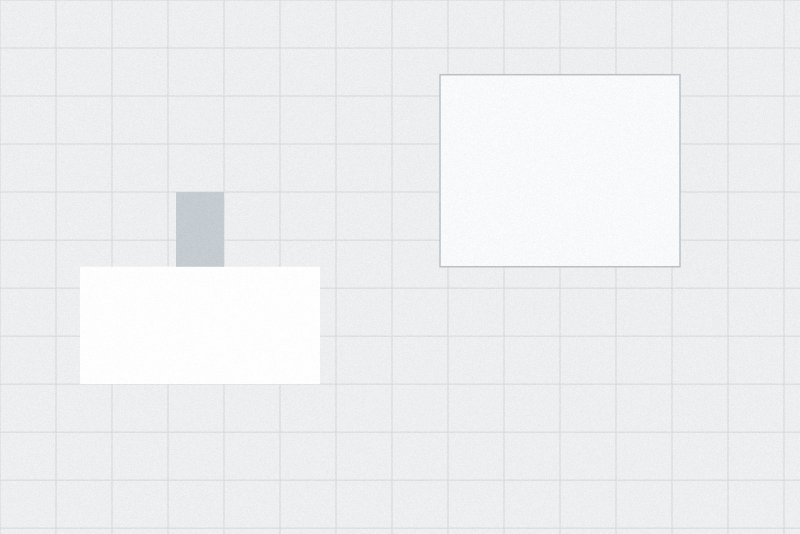
#> input picture test-photos/bathroom-1.jpg, 1600 x 1067 px (shown at 1/2 size)
$ python -i cutout.py   (imports and definitions only)
#> lines starting #> are read from the running program, lines starting #| are printed output that depends on the picture; after the words box and inside, x2 and y2 are one past the last pixel; in counts of white or black regions, pixels touching at a corner belong together
# -*- coding: utf-8 -*-
"""
FRILÄGGNING

Runtime-asseten får inte innehålla studiobakgrunden. Motivet står på en
sömlös vit fond, så bakgrunden hänger ihop från bildkanten och kan fyllas
inifrån kanten — det är säkrare än en tröskel, för en vit soffa mot vit
fond har ingen tröskel som fungerar.

Kontaktskuggan behålls som halvgenomskinlig. Den är en del av
produktbilden och ligger i alfa, precis som i det renderade biblioteket.
"""
import numpy as np
from PIL import Image, ImageFilter
from collections import deque

def _flood_bg(lum, floor, step):
    """Bakgrunden är sammanhängande från bildkanten OCH slät.

       En absolut tröskel räcker inte: studiofonden är en gradient från
       nästan vitt upptill till ljusgrått nertill, och ett tröskelvärde som
       täcker gråtonen äter samtidigt upp en ljus soffa. Här växer området
       i stället från kanten och accepterar en granne bara om steget i
       ljushet är litet. Då följer fyllningen gradienten men stannar vid
       motivets kant, där steget är stort."""
    h, w = lum.shape
    bg = np.zeros((h, w), bool)
    q = deque()
    def seed(y, x):
        if lum[y, x] >= floor and not bg[y, x]:
            bg[y, x] = True; q.append((y, x))
    for x in range(w): seed(0, x); seed(h-1, x)
    for y in range(h): seed(y, 0); seed(y, w-1)
    while q:
        y, x = q.popleft()
        base = lum[y, x]
        for dy, dx in ((1,0),(-1,0),(0,1),(0,-1)):
            ny, nx = y+dy, x+dx
            if 0 <= ny < h and 0 <= nx < w and not bg[ny, nx]:
                v = lum[ny, nx]
                if v >= floor and abs(v - base) <= step:
                    bg[ny, nx] = True; q.append((ny, nx))
    return bg

def _largest_blob(alpha, thresh=0.35):
    """Etikettera sammanhängande områden i alfa och behåll det största."""
    m = alpha > thresh
    h, w = m.shape
    seen = np.zeros((h, w), np.int32)
    best_id, best_n, cur = 0, 0, 0
    for sy in range(h):
        row = m[sy]
        for sx in range(w):
            if not row[sx] or seen[sy, sx]: continue
            cur += 1; n = 0
            q = deque([(sy, sx)]); seen[sy, sx] = cur
            while q:
                y, x = q.popleft(); n += 1
                for dy, dx in ((1,0),(-1,0),(0,1),(0,-1)):
                    ny, nx = y+dy, x+dx
                    if 0 <= ny < h and 0 <= nx < w and m[ny, nx] and not seen[ny, nx]:
                        seen[ny, nx] = cur; q.append((ny, nx))
            if n > best_n: best_n, best_id = n, cur
    keep = (seen == best_id)
    out = alpha.copy(); out[~keep] = 0.0
    return out

def cutout(path, floor=0.80, step=0.020, soft=0.90, feather=1.2, keep_shadow=True):
    """floor = under detta är det säkert motiv. step = största tillåtna
       ljushetssprång inom bakgrunden."""
#> called with path = '../../../test-photos/bathroom-1.jpg', floor = 0.8, step = 0.02, soft = 0.9, feather = 1.2, keep_shadow = True
    im = Image.open(path).convert("RGB")
#> im is the input picture: PIL image 1600x1067 RGB; mean R, G, B 238, 239, 240.9
    a = np.asarray(im).astype(np.float32)/255.0
    lum = a.max(2)
    bg = _flood_bg(lum, floor, step)
#> the loop in _flood_bg, `while q:` made 68601 passes
#> base on passes 1 to 3: 0.855, 0.831, 0.882
#> after the loop in _flood_bg, `while q:`:
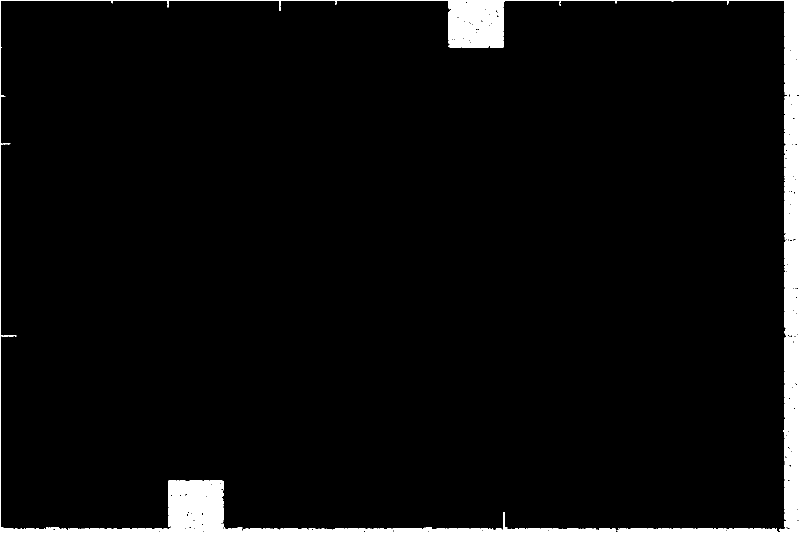
#> bg: shape (1067, 1600) bool (shown at 1/2 size); 4% white; 1 white region, box (x1, y1, x2, y2) and area: (0, 0, 1600, 1067) 68601
    hard = 1.0
    # mjuk zon: bakgrundspixlar som gränsar till motivet tonas efter ljushet
    alpha = np.where(bg, 0.0, 1.0).astype(np.float32)
    if keep_shadow:
        # Skuggan är grå, inte vit, och ligger utanför flödesfyllningen bara
        # om den är mörkare än hard. Där den är ljusare räknas den som
        # bakgrund — det är rätt: en knappt synlig skugga ska inte bli en
        # gråskiva i asseten.
        band = (~bg) & (lum > soft)
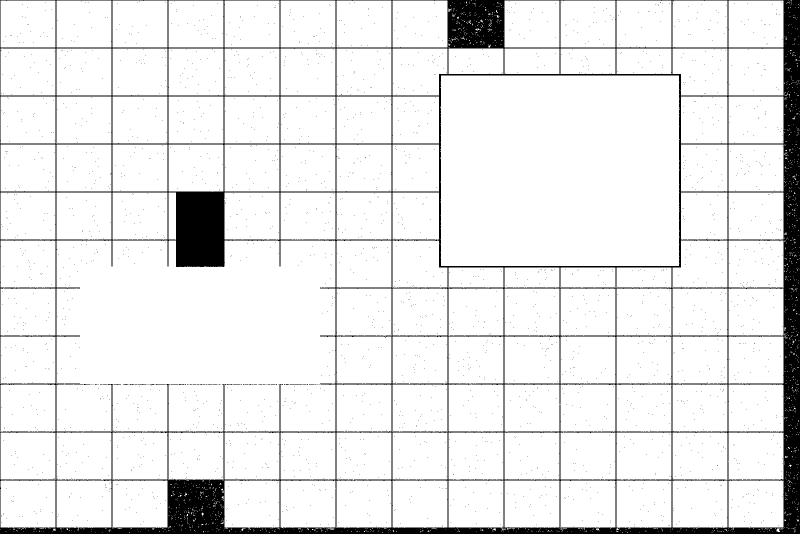
#> band: shape (1067, 1600) bool (shown at 1/2 size); 91.6% white; 2573 black regions (2570 under 20 px), largest, box (x1, y1, x2, y2) and area: (0, 0, 1600, 1067) 139659, (130, 767, 167, 769) 66, (311, 768, 330, 770) 20
        alpha[band] = np.clip((1.0 - lum[band])/(1.0 - soft), 0.0, 1.0)
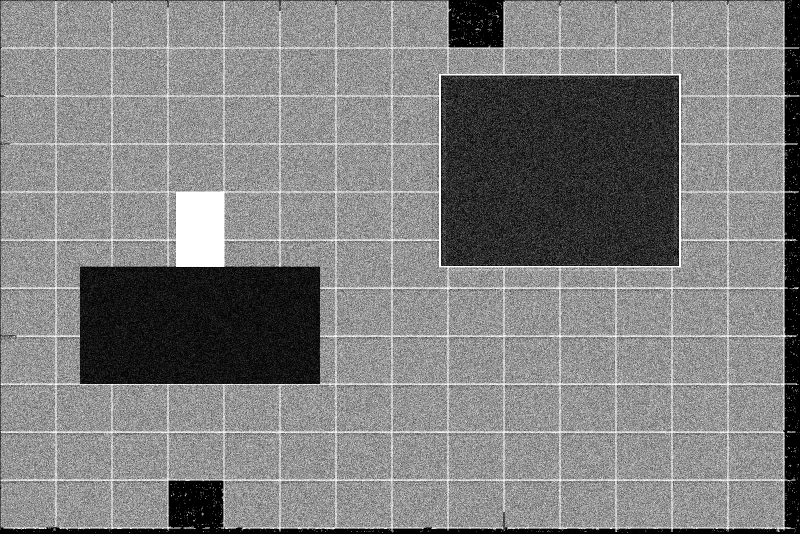
#> alpha: shape (1067, 1600) float32 (shown at 1/2 size); min 0, max 1, mean 0.503
    # Behåll bara den största sammanhängande formen. Studiobelysningens
    # reflektorskärmar syns ibland som tunna konturer högst upp i bilden;
    # de hänger inte ihop med möbeln men överlever flödesfyllningen och
    # drog beskärningen ur läge så att soffan hamnade utanför ramen.
    alpha = _largest_blob(alpha)
#> in _largest_blob, `m = alpha > thresh`:
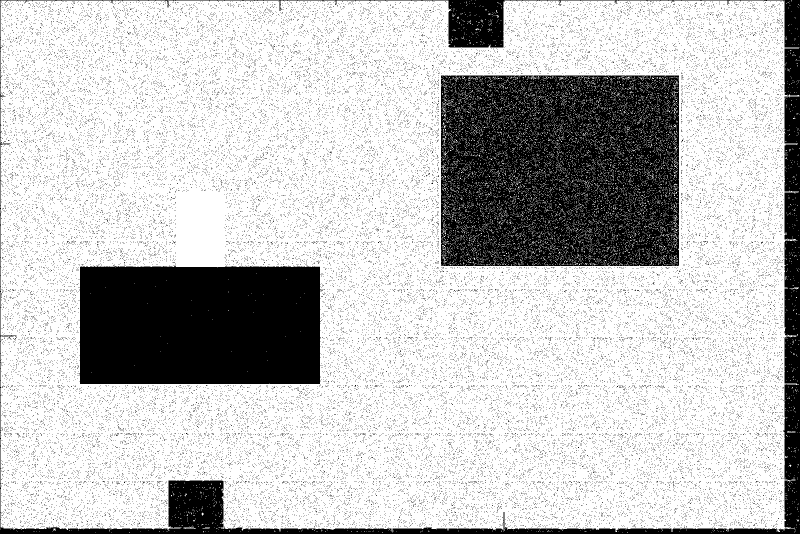
#> m: shape (1067, 1600) bool (shown at 1/2 size); 76.4% white; 47533 black regions (47530 under 20 px), largest, box (x1, y1, x2, y2) and area: (882, 151, 1358, 532) 158546, (157, 531, 642, 768) 112598, (0, 0, 1600, 1067) 69658
#> after the loop in _largest_blob, `for sy in range(h):`:
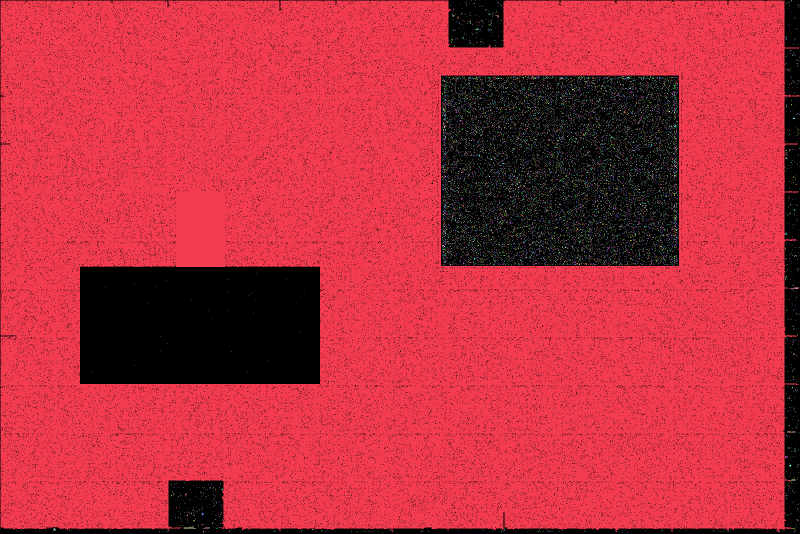
#> seen: shape (1067, 1600) int32 (shown at 1/2 size); 15071 distinct labels, from 0 to 15070; one colour per label, 0 black
#> after the loop in _largest_blob, `for sy in range(h):`: best_id = 1; best_n = 1280335; cur = 15070
#> in _largest_blob, `keep = (seen == best_id)`:
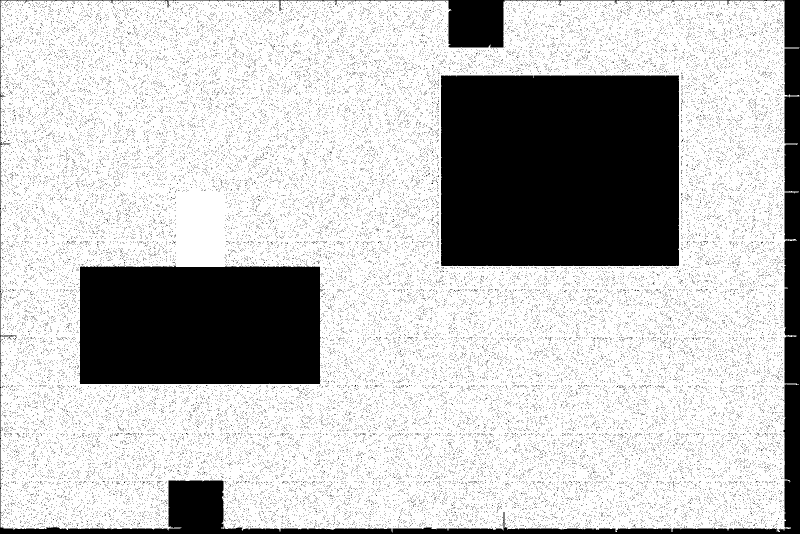
#> keep: shape (1067, 1600) bool (shown at 1/2 size); 75% white; 47533 black regions (47530 under 20 px), largest, box (x1, y1, x2, y2) and area: (882, 151, 1358, 532) 181267, (157, 531, 642, 768) 112636, (0, 0, 1600, 1067) 71619
#> in _largest_blob, `out[~keep] = 0.0`:
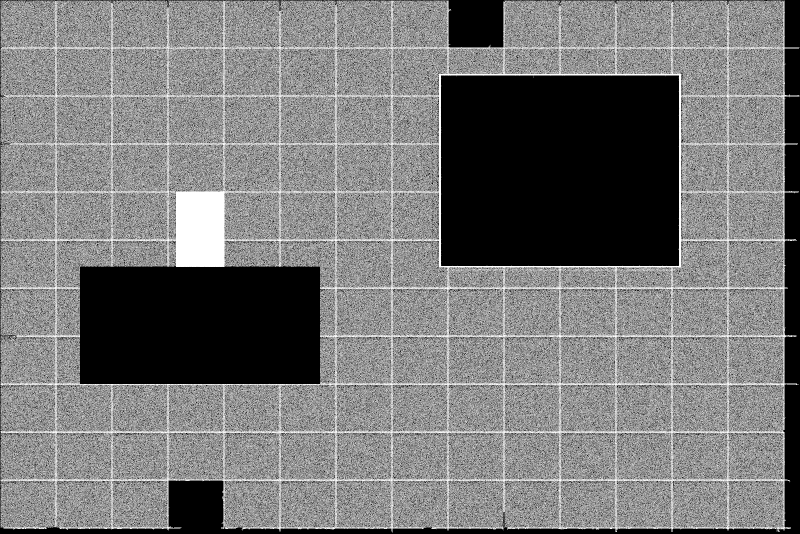
#> out: shape (1067, 1600) float32 (shown at 1/2 size); 17.58% of pixels changed, all inside (x1, y1, x2, y2) = (1, 1, 1599, 1066)
    am = Image.fromarray((alpha*255).astype(np.uint8))
    if feather > 0:
        am = am.filter(ImageFilter.GaussianBlur(feather))
    out = im.convert("RGBA"); out.putalpha(am)
    return out

def trim(im, pad_frac=0.04, thresh=8):
    """Beskär till motivet och lägg tillbaka en jämn marginal."""
    a = np.asarray(im)[..., 3]
    ys, xs = np.nonzero(a > thresh)
    if len(xs) == 0: return im
    x0, x1, y0, y1 = xs.min(), xs.max(), ys.min(), ys.max()
    c = im.crop((int(x0), int(y0), int(x1)+1, int(y1)+1))
    p = int(max(c.size)*pad_frac)
    o = Image.new("RGBA", (c.width+2*p, c.height+2*p), (0,0,0,0))
    o.paste(c, (p, p), c)
    return o

def on_white(im, pad_frac=0.10, size=1536):
    """Kvadratisk vit platta för 3D-steget. Rekonstruktionen vill ha ett
       centrerat motiv utan bakgrundsbrus."""
    c = trim(im, pad_frac=0.0)
    S = int(max(c.size)*(1.0 + 2*pad_frac))
    o = Image.new("RGBA", (S, S), (255,255,255,255))
    o.paste(c, ((S-c.width)//2, (S-c.height)//2), c)
    return o.convert("RGB").resize((size, size), Image.LANCZOS)

>>> result = cutout('../../../test-photos/bathroom-1.jpg')

$ run again, on test-photos/bathroom-2.jpg
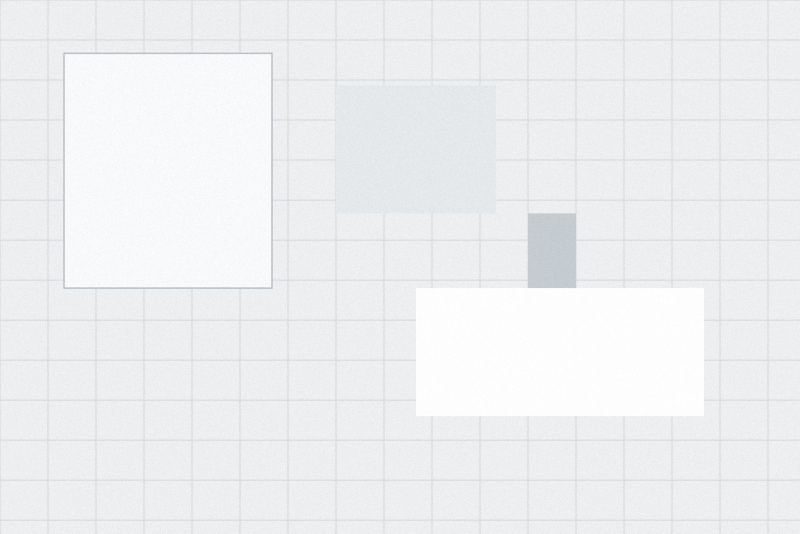
#> input picture test-photos/bathroom-2.jpg, 1600 x 1067 px (shown at 1/2 size)
#> in cutout, im is the input picture: PIL image 1600x1067 RGB; mean R, G, B 237.9, 239, 241
#> the loop in _flood_bg, `while q:` made 110633 passes
#> base on passes 1 to 3: 0.835, 0.82, 0.882
#> band: shape (1067, 1600) bool; 88.6% white; 6444 black regions (6443 under 20 px), largest, box (x1, y1, x2, y2) and area: (0, 0, 1600, 1067) 185630
#> m: shape (1067, 1600) bool; 71.8% white; 41361 black regions (41358 under 20 px), largest, box (x1, y1, x2, y2) and area: (130, 108, 542, 574) 167277, (831, 574, 1411, 836) 147529, (0, 0, 1600, 1067) 112214
#> after the loop in _largest_blob, `for sy in range(h):`:
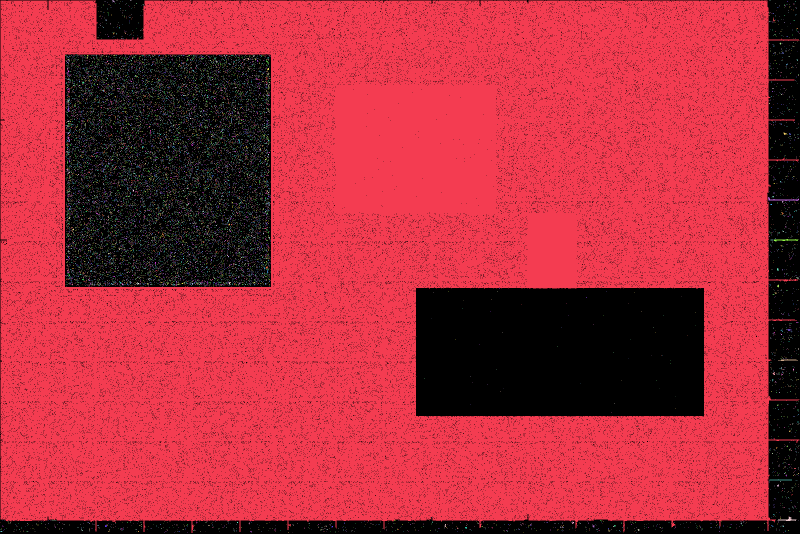
#> seen: shape (1067, 1600) int32 (shown at 1/2 size); 16579 distinct labels, from 0 to 16578; one colour per label, 0 black
#> after the loop in _largest_blob, `for sy in range(h):`: best_id = 1; best_n = 1198436; cur = 16578
#> keep: shape (1067, 1600) bool; 70.2% white; 41361 black regions (41358 under 20 px), largest, box (x1, y1, x2, y2) and area: (130, 108, 542, 574) 191523, (831, 574, 1411, 836) 147588, (0, 0, 1600, 1067) 115620
#> in _largest_blob, `out[~keep] = 0.0`:
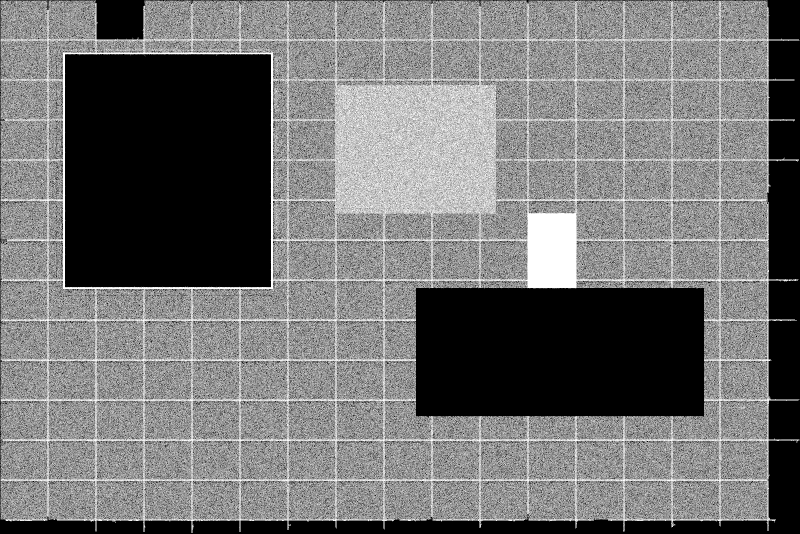
#> out: shape (1067, 1600) float32 (shown at 1/2 size); min 0, max 1, mean 0.449
